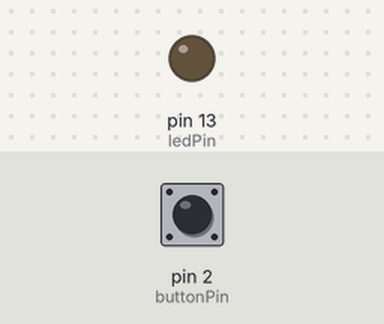
The sketch below on a simulated Arduino Uno, built with avr-gcc and run on an emulated ATmega328P. Shown: output pins drawn as LEDs (lit = HIGH). The inputs (shaded band) are chosen by the test bench; at power-on: pin 2 (buttonPin) LOW.

Above: at 1.2 s.
1.3 s: pin 2 (buttonPin) pulled HIGH for 0.15 s
At 1.37 s:
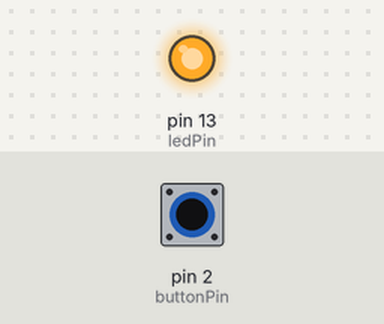
2.9 s: pin 2 (buttonPin) pulled HIGH for 3.2 s
At 7.5 s:
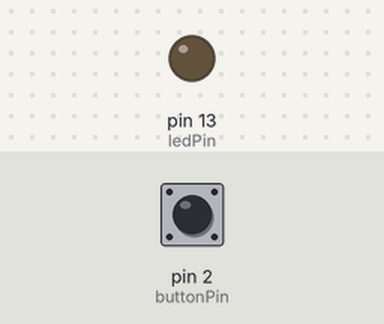
Timing chart, 0 to 9.0 s (numbered marks = the images above; inputs shaded):
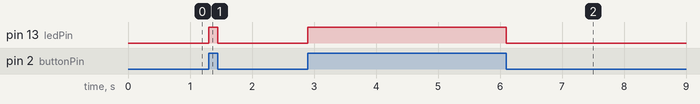

Measured:
- after the input at 1.3 s, pin 13 (ledPin): LOW → HIGH at once, → LOW 0.15 s later
- after the input at 2.9 s, pin 13 (ledPin): LOW → HIGH at once, → LOW 3.2 s later

The sketch:

ledOnLedOffButton.ino
```cpp
// Constantes não modificáveis para dispor a pinagem
const int ledPin = 13;     // Número do pin do Led
const int buttonPin = 2;  // Número do pin do botão

int buttonState = LOW; // Variável para ler o estado do botão

void setup() {
  pinMode(ledPin, OUTPUT);    // Iniciando o pin do Led como output
  pinMode(buttonPin, INPUT);  // Iniciando o pin do Botão como INPUT
}

void loop() {

  //leio o estado do botão.
  buttonState = digitalRead(buttonPin);

  if (buttonState == HIGH){
    digitalWrite(ledPin, HIGH);
    Serial.println("apertou");
  } else{
    digitalWrite(ledPin, LOW);
  }

}
```
